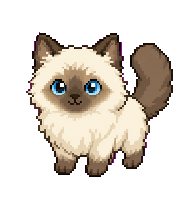
#> input picture assets/ragdoll-preview.png, 192 x 208 px, found by its file name
$ python generate_animated_ragdoll_spritesheet.py
#> lines starting #> are read from the running program, lines starting #| are printed output that depends on the picture
#!/usr/bin/env python3
from __future__ import annotations

import math
from pathlib import Path

from PIL import Image, ImageDraw, ImageEnhance, ImageOps


FRAME_W = 192
FRAME_H = 208
COLS = 8
ROWS = 9
SHEET_SIZE = (FRAME_W * COLS, FRAME_H * ROWS)


def alpha_bbox(image: Image.Image) -> tuple[int, int, int, int]:
    bbox = image.getchannel("A").getbbox()
#> bbox = (26, 32, 173, 177)
    if bbox is None:
        raise ValueError("source image has no visible pixels")
    return bbox


def crop_subject(image: Image.Image) -> Image.Image:
    left, top, right, bottom = alpha_bbox(image)
#> left = 26; top = 32; right = 173; bottom = 177
#> image is the input picture: PIL image 192x208 RGBA; mean R, G, B, A 222.2, 60.2, 200.3, 94.6
    pad = 4
    return image.crop(
        (
            max(0, left - pad),
            max(0, top - pad),
            min(image.width, right + pad),
            min(image.height, bottom + pad),
        )
    )
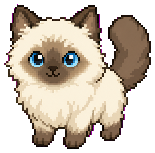
#> returned value: PIL image 155x153 RGBA; mean R, G, B, A 202.8, 99, 173.9, 159.2; transparent parts drawn white


def scale_subject(subject: Image.Image, scale: float) -> Image.Image:
    width = max(1, round(subject.width * scale))
    height = max(1, round(subject.height * scale))
    return subject.resize((width, height), Image.Resampling.LANCZOS)


def tint_alpha(subject: Image.Image, color: tuple[int, int, int], opacity: int) -> Image.Image:
    alpha = subject.getchannel("A")
    fill = Image.new("RGBA", subject.size, (*color, 0))
    fill.putalpha(alpha.point(lambda value: min(opacity, value)))
    return fill


def squash(subject: Image.Image, sx: float, sy: float) -> Image.Image:
    width = max(1, round(subject.width * sx))
    height = max(1, round(subject.height * sy))
    return subject.resize((width, height), Image.Resampling.BICUBIC)


def rotate(subject: Image.Image, degrees: float) -> Image.Image:
    return subject.rotate(degrees, resample=Image.Resampling.BICUBIC, expand=True)


def brightness(subject: Image.Image, factor: float) -> Image.Image:
    return ImageEnhance.Brightness(subject).enhance(factor)


def paste_centered(
    canvas: Image.Image,
    subject: Image.Image,
    center_x: float,
    baseline_y: float,
) -> None:
    x = round(center_x - subject.width / 2)
    y = round(baseline_y - subject.height)
    canvas.alpha_composite(subject, (x, y))


def draw_motion_lines(canvas: Image.Image, direction: str, amount: int) -> None:
    if amount <= 0:
        return
    draw = ImageDraw.Draw(canvas)
    color = (180, 150, 118, 70)
    if direction == "right":
        for idx in range(3):
            y = 72 + idx * 24
            draw.line((20, y, 54 + amount, y - 8), fill=color, width=3)
    elif direction == "left":
        for idx in range(3):
            y = 72 + idx * 24
            draw.line((172, y, 138 - amount, y - 8), fill=color, width=3)


def make_frame(
    source: Image.Image,
    *,
    phase: float,
    x: float = 96,
    baseline: float = 184,
    scale: float = 1.0,
    sx: float = 1.0,
    sy: float = 1.0,
    angle: float = 0.0,
    flip: bool = False,
    shade: float = 1.0,
    ghost: tuple[float, str] | None = None,
    paw: bool = False,
    sleep: bool = False,
    spark: bool = False,
) -> Image.Image:
    canvas = Image.new("RGBA", (FRAME_W, FRAME_H), (0, 0, 0, 0))
    subject = source
    if flip:
        subject = ImageOps.mirror(subject)
    subject = scale_subject(subject, scale)
    subject = squash(subject, sx, sy)
    if angle:
        subject = rotate(subject, angle)
    if shade != 1.0:
        subject = brightness(subject, shade)

    bob = math.sin(phase * math.tau) * 3
    sway = math.sin(phase * math.tau) * 3

    if ghost:
        offset, direction = ghost
        ghost_subject = tint_alpha(subject, (120, 95, 82), 48)
        ghost_x = x - offset if direction == "right" else x + offset
        paste_centered(canvas, ghost_subject, ghost_x, baseline + 2)
        draw_motion_lines(canvas, direction, round(offset))

    paste_centered(canvas, subject, x + sway, baseline + bob)
    draw = ImageDraw.Draw(canvas)

    if paw:
        paw_x = x + 34 * (-1 if flip else 1) + math.sin(phase * math.tau) * 4
        paw_y = baseline - 72 + math.cos(phase * math.tau) * 10
        draw.ellipse((paw_x - 7, paw_y - 7, paw_x + 9, paw_y + 9), fill=(74, 45, 33, 215))
        draw.arc((paw_x + 8, paw_y - 18, paw_x + 32, paw_y + 10), 190, 300, fill=(111, 75, 54, 150), width=3)

    if sleep:
        z_x = x + 48
        z_y = baseline - 134 - 8 * math.sin(phase * math.tau)
        draw.text((z_x, z_y), "Z", fill=(80, 90, 120, 180))

    if spark:
        cx = x + 48 * (-1 if flip else 1)
        cy = baseline - 132 + math.sin(phase * math.tau) * 5
        draw.line((cx - 6, cy, cx + 6, cy), fill=(90, 160, 240, 170), width=2)
        draw.line((cx, cy - 6, cx, cy + 6), fill=(90, 160, 240, 170), width=2)

    return canvas


def row_frames(source: Image.Image, row: int) -> list[Image.Image]:
    frames: list[Image.Image] = []
    for col in range(COLS):
        phase = col / COLS
        wave = math.sin(phase * math.tau)
        if row == 0:  # idle breathing
            frame = make_frame(source, phase=phase, scale=1.0, sx=1.0 + wave * 0.012, sy=1.0 - wave * 0.012)
        elif row == 1:  # running right
            frame = make_frame(
                source,
                phase=phase,
                x=88 + col * 3,
                scale=0.98,
                sx=1.05,
                sy=0.95,
                angle=wave * 5,
                ghost=(16, "right"),
            )
        elif row == 2:  # running left
            frame = make_frame(
                source,
                phase=phase,
                x=104 - col * 3,
                scale=0.98,
                sx=1.05,
                sy=0.95,
                angle=-wave * 5,
                flip=True,
                ghost=(16, "left"),
            )
        elif row == 3:  # waving
            frame = make_frame(source, phase=phase, scale=1.0, angle=wave * 2, paw=True)
        elif row == 4:  # jumping
            jump = abs(math.sin(phase * math.tau))
            frame = make_frame(
                source,
                phase=phase,
                baseline=184 - jump * 36,
                scale=1.0,
                sx=1.0 - jump * 0.05,
                sy=1.0 + jump * 0.06,
                angle=wave * 5,
            )
        elif row == 5:  # failed
            frame = make_frame(
                source,
                phase=phase,
                baseline=188 + abs(wave) * 5,
                scale=1.0,
                sx=1.08,
                sy=0.9,
                angle=wave * 8,
                shade=0.88,
            )
        elif row == 6:  # waiting
            frame = make_frame(source, phase=phase, scale=1.0, baseline=184 + abs(wave) * 3, sleep=True)
        elif row == 7:  # running / active
            frame = make_frame(
                source,
                phase=phase,
                x=96 + wave * 8,
                scale=0.98,
                sx=1.04,
                sy=0.96,
                angle=wave * 6,
                ghost=(10, "right" if col % 2 == 0 else "left"),
            )
        else:  # review
            frame = make_frame(source, phase=phase, scale=1.0, angle=wave * 3, spark=True)
        frames.append(frame)
    return frames


def generate(source_path: Path, out_path: Path) -> None:
    source = crop_subject(Image.open(source_path).convert("RGBA"))
    sheet = Image.new("RGBA", SHEET_SIZE, (0, 0, 0, 0))
#> sheet: PIL image 1536x1872 RGBA; every value is 0
    for row in range(ROWS):
        for col, frame in enumerate(row_frames(source, row)):
            sheet.alpha_composite(frame, (col * FRAME_W, row * FRAME_H))
#> this loop made 9 passes
#> pass 1, in make_frame (call 6), `subject = squash(subject, sx, sy)`:
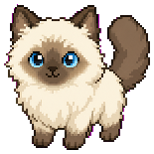
#> subject: PIL image 154x154 RGBA; mean R, G, B, A 109.9, 98, 85.1, 159.2; transparent parts drawn white
#> after the loop:
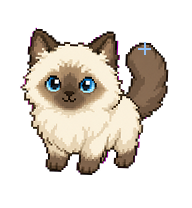
#> frame: PIL image 192x208 RGBA; mean R, G, B, A 65, 58.1, 50.5, 94.5; transparent parts drawn white
#> after the loop:
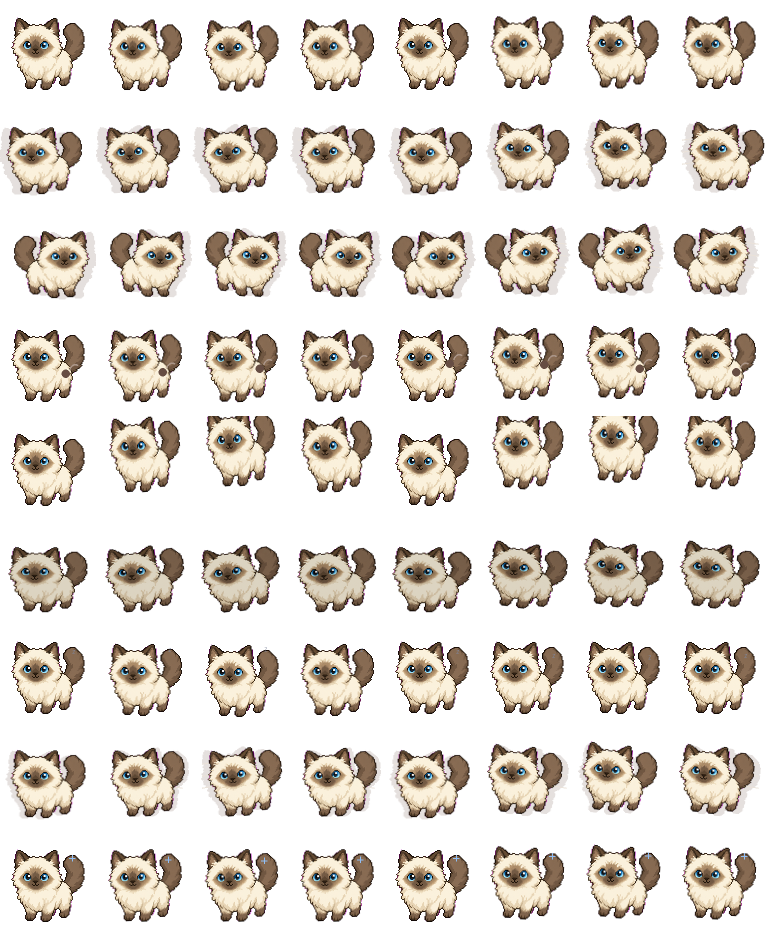
#> sheet: PIL image 1536x1872 RGBA (shown at 1/2 size); mean R, G, B, A 66.1, 58.7, 50.9, 93.9; transparent parts drawn white
    out_path.parent.mkdir(parents=True, exist_ok=True)
    sheet.save(out_path)


def main() -> int:
    generate(Path("assets/ragdoll-preview.png"), Path("pet/ragdoll-cat/spritesheet.png"))
    generate(Path("assets/ragdoll-preview.png"), Path("output/animated-ragdoll-spritesheet.png"))
#> the loop in generate (call 2), `for row in range(ROWS):` made 9 passes
#> pass 1, in make_frame (call 79), `subject = squash(subject, sx, sy)`:
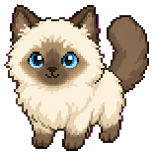
#> subject: PIL image 153x155 RGBA; mean R, G, B, A 109.8, 98.1, 85, 159.2; transparent parts drawn white
#> pass 2, in make_frame (call 81), `subject = squash(subject, sx, sy)`:
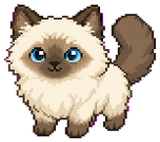
#> subject: PIL image 160x142 RGBA; mean R, G, B, A 111.5, 98.5, 86.3, 158.9; transparent parts drawn white
#> pass 2, in tint_alpha (call 25), `alpha = subject.getchannel("A")`:
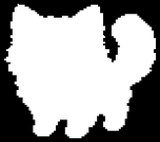
#> alpha: PIL image 160x142 L; min 0, max 255, mean 158.9
    return 0


if __name__ == "__main__":
    raise SystemExit(main())
#> (the program exits here)
